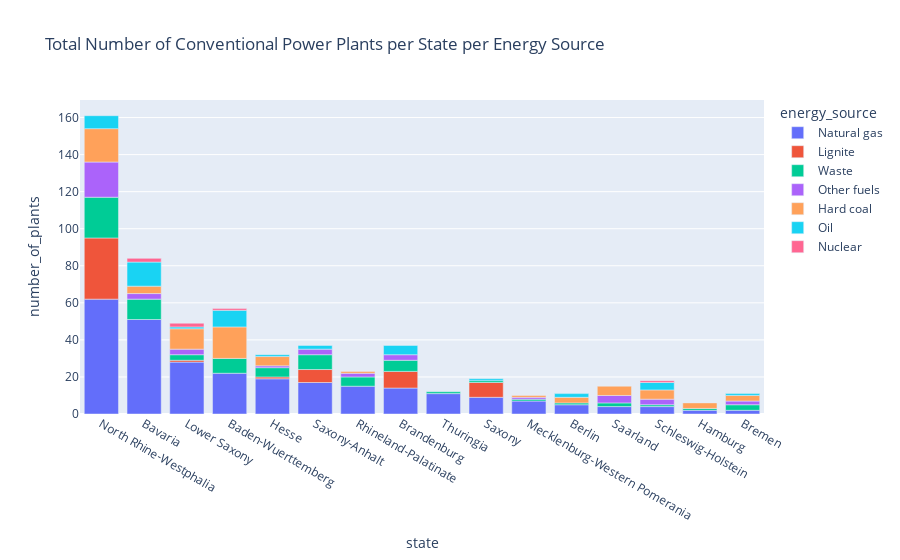

Source (notebook cell):
### Markdown cell above
#### Stacked Bar Chart: Total Number of Conventional Power Plants per State and Energy Source

### Code cell
# Create a stacked bar chart incorporating the different energy sources per state 
fig = px.bar(
    conv_number_plants_states_sources,
    x='state',
    y='number_of_plants',
    color = 'energy_source',
    title='Total Number of Conventional Power Plants per State per Energy Source'
)
fig.show()

### Figure 1 — Plotly figure (JSON) as saved in the notebook; plotly's stock layout.template omitted (floating-point values rounded to 4 significant figures)
{"data": [{"hovertemplate": "energy_source=Natural gas<br>state=%{x}<br>number_of_plants=%{y}<extra></extra>", "legendgroup": "Natural gas", "marker": {"color": "#636efa", "pattern": {"shape": ""}}, "name": "Natural gas", "orientation": "v", "showlegend": true, "textposition": "auto", "type": "bar", "x": ["North Rhine-Westphalia", "Bavaria", "Lower Saxony", "Baden-Wuerttemberg", "Hesse", "Saxony-Anhalt", "Rhineland-Palatinate", "Brandenburg", "Thuringia", "Saxony", "Mecklenburg-Western Pomerania", "Berlin", "Saarland", "Schleswig-Holstein", "Hamburg", "Bremen"], "xaxis": "x", "y": [62, 51, 28, 22, 19, 17, 15, 14, 11, 9, 7, 5, 4, 4, 2, 2], "yaxis": "y"}, {"hovertemplate": "energy_source=Lignite<br>state=%{x}<br>number_of_plants=%{y}<extra></extra>", "legendgroup": "Lignite", "marker": {"color": "#EF553B", "pattern": {"shape": ""}}, "name": "Lignite", "orientation": "v", "showlegend": true, "textposition": "auto", "type": "bar", "x": ["North Rhine-Westphalia", "Brandenburg", "Saxony", "Saxony-Anhalt", "Lower Saxony", "Hesse"], "xaxis": "x", "y": [33, 9, 8, 7, 1, 1], "yaxis": "y"}, {"hovertemplate": "energy_source=Waste<br>state=%{x}<br>number_of_plants=%{y}<extra></extra>", "legendgroup": "Waste", "marker": {"color": "#00cc96", "pattern": {"shape": ""}}, "name": "Waste", "orientation": "v", "showlegend": true, "textposition": "auto", "type": "bar", "x": ["North Rhine-Westphalia", "Bavaria", "Saxony-Anhalt", "Baden-Wuerttemberg", "Brandenburg", "Rhineland-Palatinate", "Hesse", "Bremen", "Lower Saxony", "Saarland", "Berlin", "Hamburg", "Mecklenburg-Western Pomerania", "Saxony", "Schleswig-Holstein", "Thuringia"], "xaxis": "x", "y": [22, 11, 8, 8, 6, 5, 5, 3, 3, 2, 1, 1, 1, 1, 1, 1], "yaxis": "y"}, {"hovertemplate": "energy_source=Other fuels<br>state=%{x}<br>number_of_plants=%{y}<extra></extra>", "legendgroup": "Other fuels", "marker": {"color": "#ab63fa", "pattern": {"shape": ""}}, "name": "Other fuels", "orientation": "v", "showlegend": true, "textposition": "auto", "type": "bar", "x": ["North Rhine-Westphalia", "Saarland", "Bavaria", "Lower Saxony", "Schleswig-Holstein", "Saxony-Anhalt", "Brandenburg", "Bremen", "Rhineland-Palatinate", "Mecklenburg-Western Pomerania", "Hesse"], "xaxis": "x", "y": [19, 4, 3, 3, 3, 3, 3, 2, 2, 1, 1], "yaxis": "y"}, {"hovertemplate": "energy_source=Hard coal<br>state=%{x}<br>number_of_plants=%{y}<extra></extra>", "legendgroup": "Hard coal", "marker": {"color": "#FFA15A", "pattern": {"shape": ""}}, "name": "Hard coal", "orientation": "v", "showlegend": true, "textposition": "auto", "type": "bar", "x": ["North Rhine-Westphalia", "Baden-Wuerttemberg", "Lower Saxony", "Hesse", "Saarland", "Schleswig-Holstein", "Bavaria", "Berlin", "Bremen", "Hamburg", "Mecklenburg-Western Pomerania", "Rhineland-Palatinate"], "xaxis": "x", "y": [18, 17, 11, 5, 5, 5, 4, 3, 3, 3, 1, 1], "yaxis": "y"}, {"hovertemplate": "energy_source=Oil<br>state=%{x}<br>number_of_plants=%{y}<extra></extra>", "legendgroup": "Oil", "marker": {"color": "#19d3f3", "pattern": {"shape": ""}}, "name": "Oil", "orientation": "v", "showlegend": true, "textposition": "auto", "type": "bar", "x": ["Bavaria", "Baden-Wuerttemberg", "North Rhine-Westphalia", "Brandenburg", "Schleswig-Holstein", "Saxony-Anhalt", "Berlin", "Lower Saxony", "Hesse", "Bremen", "Saxony"], "xaxis": "x", "y": [13, 9, 7, 5, 4, 2, 2, 1, 1, 1, 1], "yaxis": "y"}, {"hovertemplate": "energy_source=Nuclear<br>state=%{x}<br>number_of_plants=%{y}<extra></extra>", "legendgroup": "Nuclear", "marker": {"color": "#FF6692", "pattern": {"shape": ""}}, "name": "Nuclear", "orientation": "v", "showlegend": true, "textposition": "auto", "type": "bar", "x": ["Bavaria", "Lower Saxony", "Baden-Wuerttemberg", "Schleswig-Holstein"], "xaxis": "x", "y": [2, 2, 1, 1], "yaxis": "y"}], "layout": {"autosize": true, "barmode": "relative", "legend": {"title": {"text": "energy_source"}, "tracegroupgap": 0}, "title": {"text": "Total Number of Conventional Power Plants per State per Energy Source"}, "xaxis": {"anchor": "y", "autorange": true, "domain": [0, 1], "range": [-0.5, 15.5], "title": {"text": "state"}, "type": "category"}, "yaxis": {"anchor": "x", "autorange": true, "domain": [0, 1], "range": [0, 169.5], "title": {"text": "number_of_plants"}, "type": "linear"}}}
